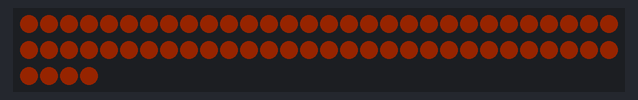
The program below on a simulated ESP8266 (NodeMCU). Parts: 64 RGB LEDs in strip order, left to right, continuing on the next row. Dim RGB values are drawn brighter than linear; random numbers use the default seed unless the program sets one.

Above: at 0.1 s.
At 28.6 s:
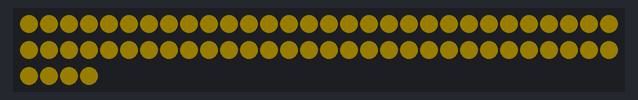
At 37.1 s:
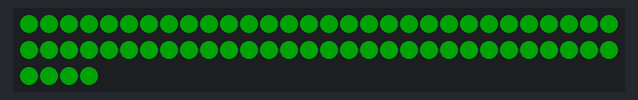

The program:

main.cpp
```cpp
#include <Arduino.h>
#include <FastLED.h>
#define NUM_LEDS 64
#define DATA_PIN 14
CRGB leds[NUM_LEDS];

const uint8_t BRIGHTNESS = 63; //Scaling factor for the brightness
const uint8_t MIN_VAL = 127; //Defines the minimum value returned by the randomVal function
const uint8_t MAX_VAL = 255; //Defines the maximum value returned by the randomVal function

static uint8_t randomVal() {
	return random(MIN_VAL, MAX_VAL);
}

static uint8_t randomHue() {
	return random(0, 255);
}

//Assigns random starting color and target
CHSV colorStart = CHSV(randomHue(), 255, randomVal());
CHSV colorTarget = CHSV(randomHue(), 255, randomVal());
CHSV colorCurrent = colorStart;
CHSV colorStartH = colorStart;
CHSV colorStartV = colorStart;

CHSV colorPrevious = CHSV(0, 0, 0);

uint8_t blendRateHue = 100;  // How fast to blend hue.
uint8_t blendRateVal = 255;  // How fast to blend value.

void setup() {
	// Serial.begin(9600);
	// delay(1000);
	FastLED.addLeds<NEOPIXEL, DATA_PIN>(leds, NUM_LEDS);
	FastLED.setBrightness(BRIGHTNESS);

	// Serial.printf("New colorTarget hue:\t %u\n", colorTarget.h);
	// Serial.printf("New colorTarget val:\t %u\n", colorTarget.v);
}

void loop() {
	EVERY_N_MILLISECONDS(blendRateHue) {
		static uint8_t k;
		if (colorCurrent.h == colorTarget.h) {
			colorStartH.h = colorCurrent.h;
			colorTarget.h = randomHue();
			k = 0;
			// Serial.printf("New colorTarget hue:\t %u\n", colorTarget.h);
		}

		colorCurrent.h = blend(colorStartH, colorTarget, k, FORWARD_HUES).h;

		// Serial.printf("colorCurrent hue:\t%u\tcolorTarget hue\t%u\tk:%u\n", colorCurrent.h, colorTarget.h, k);

		k++;
	}

	//Blends the value independently of the hue
	EVERY_N_MILLISECONDS(blendRateVal) {
		static uint8_t k;
		if (colorCurrent.v == colorTarget.v) {
			colorStartV.v = colorCurrent.v;
			colorTarget.v = random(128, 255);
			k = 0;
			// Serial.printf("New colorTarget val:\t %u\n", colorTarget.v);
		}

		colorCurrent.v = blend(colorStartV, colorTarget, k, SHORTEST_HUES).v;

		// Serial.printf("colorCurrent val:\t%u\tcolorTarget val\t%u\tk:%u\n", colorCurrent.v, colorTarget.v, k);

		k++;
	}


	//Updates LEDs only when color has changed
	if (colorPrevious != colorCurrent) {
		// Serial.println("tick");

		fill_solid(leds, NUM_LEDS, colorCurrent);
		FastLED.show();

		colorPrevious=colorCurrent;
	}
}
```
